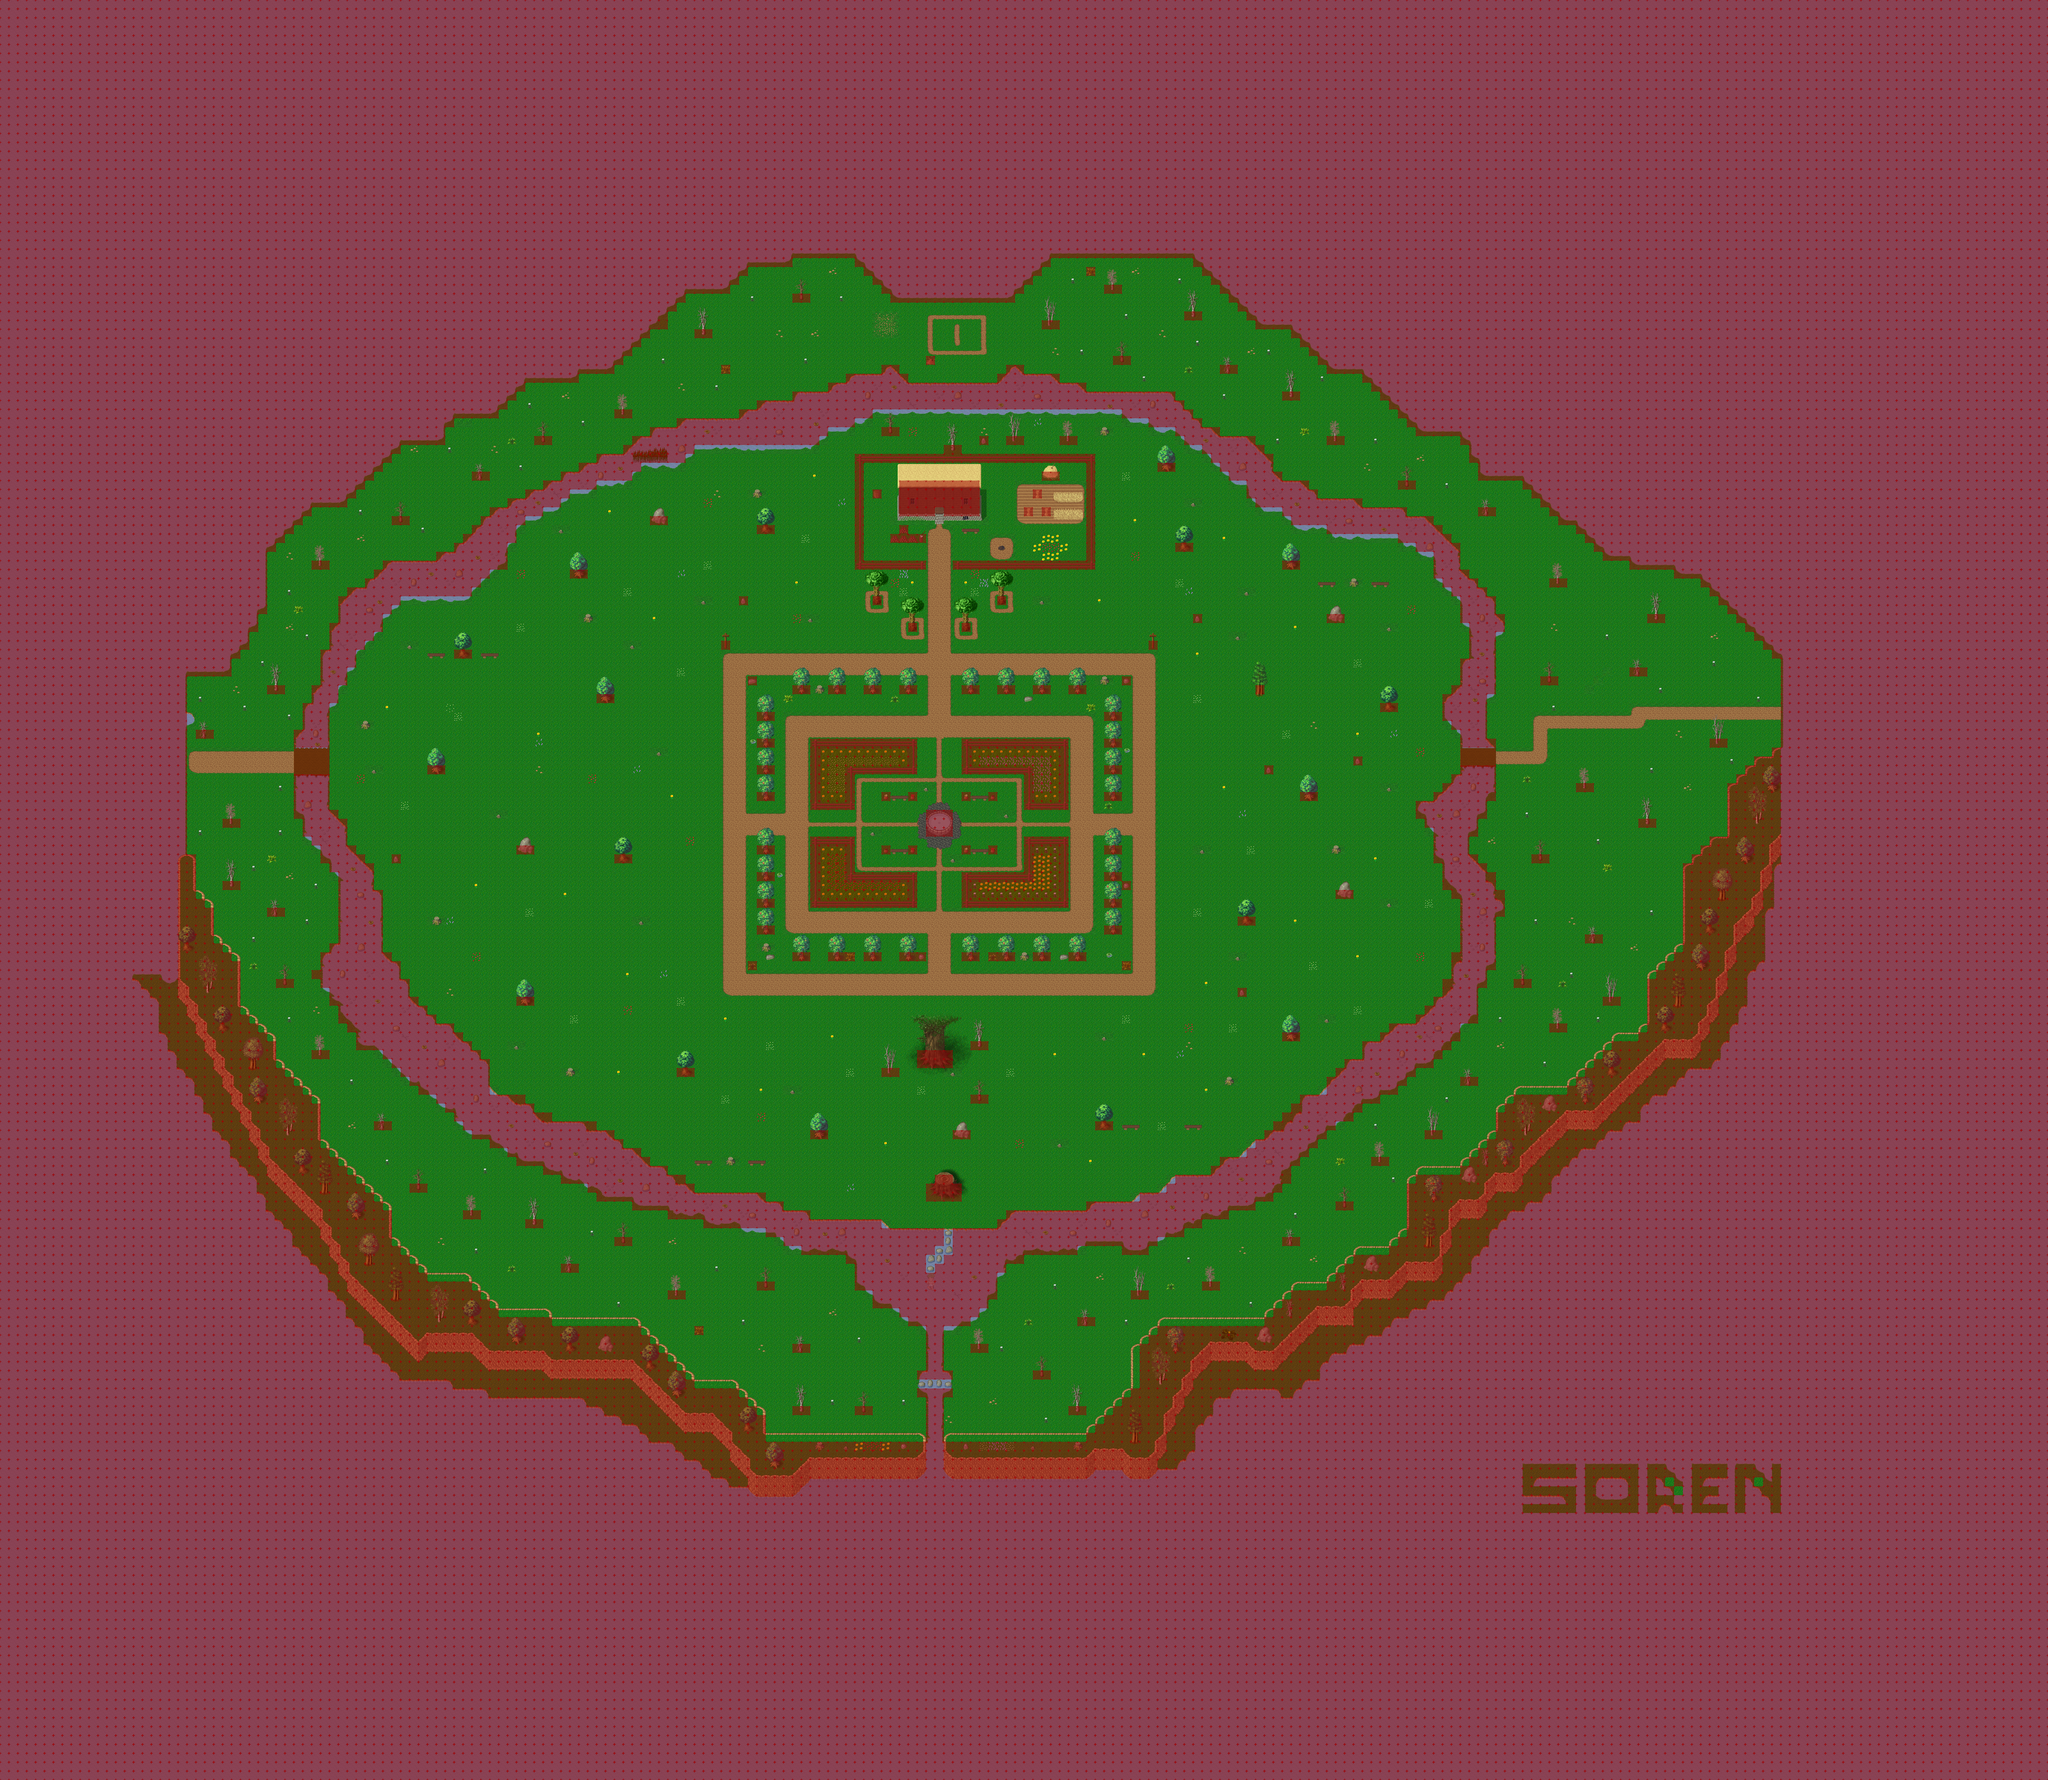

Rendered tile map (Tiled .tmx) drawn with the repository's tilesets; below, a short description and the map source with its tile grids summarised:
An orthogonal 230x200 tile map with 32x32 px tiles, 7 tile layers (Ground, Ground 2, Ground 3, Fringe, ...), 1 hidden layer not drawn, 14 tilesets and 13 objects (6x spawn, 4x fixme, 2x particle_effect, warp).

<map version="1.0" tiledversion="1.0.3" orientation="orthogonal" renderorder="right-down" width="230" height="200" tilewidth="32" tileheight="32" nextobjectid="20">
 <properties>
  <property name="license" value="GPL v3" />
  <property name="manaplus version" value="2" />
  <property name="minimap" value="graphics/minimaps/soren.png" />
  <property name="music" value="tws_birds_in_the_sunrise.ogg" />
  <property name="name" value="Soren's Village" />
  <property name="overlay0image" value="graphics/images/ambient/cloud.png" />
  <property name="overlay0parallax" value="1.0" />
  <property name="overlay0scrollX" value="0.2" />
  <property name="overlay0scrollY" value="0.1" />
  <property name="overlay1image" value="graphics/images/ambient/darkness2.png" />
  <property name="overlay1mask" value="2" />
  <property name="overlay1parallax" value="1.0" />
  <property name="overlay1scrollX" value="0.2" />
  <property name="overlay1scrollY" value="0.1" />
 </properties>
 <tileset firstgid="1" name="woodland_ground" tilewidth="32" tileheight="32" tilecount="256" columns="16">
  <image source="../graphics/tilesets/woodland_ground.png" width="512" height="512" />
  <terraintypes>
   <terrain name="Past" tile="83" />
  </terraintypes>
  <tile id="66" terrain=",,,0" />
  <tile id="67" terrain=",,0,0" />
  <tile id="68" terrain=",,0," />
  <tile id="80" terrain="0,0,0," />
  <tile id="81" terrain="0,0,,0" />
  <tile id="82" terrain=",0,,0" />
  <tile id="83" terrain="0,0,0,0" />
  <tile id="84" terrain="0,,0," />
  <tile id="96" terrain="0,,0,0" />
  <tile id="97" terrain=",0,0,0" />
  <tile id="98" terrain=",0,," />
  <tile id="99" terrain="0,0,," />
  <tile id="100" terrain="0,,," />
 </tileset>
 <tileset firstgid="257" name="woodland_village" tilewidth="32" tileheight="32" tilecount="256" columns="16">
  <image source="../graphics/tilesets/woodland_village.png" width="512" height="512" />
 </tileset>
 <tileset firstgid="513" name="woodland_village_x2" tilewidth="32" tileheight="32" tilecount="32" columns="16">
  <image source="../graphics/tilesets/woodland_village_x2.png" width="512" height="64" />
 </tileset>
 <tileset firstgid="545" name="woodland_village_x3" tilewidth="32" tileheight="32" tilecount="198" columns="22">
  <image source="../graphics/tilesets/woodland_village_x3.png" width="704" height="288" />
 </tileset>
 <tileset firstgid="743" name="woodland_x2" tilewidth="32" tileheight="32" tilecount="64" columns="16">
  <image source="../graphics/tilesets/woodland_x2.png" width="512" height="128" />
 </tileset>
 <tileset firstgid="807" name="woodland_x3" tilewidth="32" tileheight="32" tilecount="96" columns="16">
  <image source="../graphics/tilesets/woodland_x3.png" width="512" height="192" />
 </tileset>
 <tileset firstgid="903" name="woodland_x4" tilewidth="32" tileheight="32" tilecount="64" columns="16">
  <image source="../graphics/tilesets/woodland_x4.png" width="512" height="128" />
 </tileset>
 <tileset firstgid="967" name="woodland_x5" tilewidth="32" tileheight="32" tilecount="80" columns="16">
  <image source="../graphics/tilesets/woodland_x5.png" width="512" height="160" />
 </tileset>
 <tileset firstgid="1047" name="woodland_x8" tilewidth="32" tileheight="32" tilecount="128" columns="16">
  <image source="../graphics/tilesets/woodland_x8.png" width="512" height="256" />
 </tileset>
 <tileset firstgid="1175" name="collision" tilewidth="32" tileheight="32" tilecount="9" columns="3">
  <image source="../graphics/tilesets/collision.png" width="96" height="96" />
 </tileset>
 <tileset firstgid="1184" name="snow2" tilewidth="32" tileheight="32" tilecount="256" columns="16">
  <image source="../graphics/tilesets/snow2.png" width="512" height="512" />
 </tileset>
 <tileset firstgid="1440" name="woodland_ground2" tilewidth="32" tileheight="32" tilecount="256" columns="16">
  <image source="../graphics/tilesets/woodland_ground2.png" width="512" height="512" />
 </tileset>
 <tileset firstgid="1696" name="woodland_graveyard_ground" tilewidth="32" tileheight="32" tilecount="64" columns="16">
  <image source="../graphics/tilesets/woodland_graveyard_ground.png" width="512" height="128" />
 </tileset>
 <tileset firstgid="1760" name="trans_woodland_desert" tilewidth="32" tileheight="32" tilecount="128" columns="16">
  <image source="../graphics/tilesets/trans_woodland_desert.png" width="512" height="256" />
 </tileset>
 <layer name="Ground" width="230" height="200">
  <data>[46000 cells, 45999 non-empty, 9 distinct tile ids]</data>
 </layer>
 <layer name="Ground 2" width="230" height="200">
  <data>[46000 cells, 18368 non-empty, 131 distinct tile ids]</data>
 </layer>
 <layer name="Ground 3" width="230" height="200">
  <data>[46000 cells, 1059 non-empty, 83 distinct tile ids]</data>
 </layer>
 <layer name="Fringe" width="230" height="200">
  <data>[46000 cells, 976 non-empty, 169 distinct tile ids]</data>
 </layer>
 <layer name="Over" width="230" height="200">
  <data>[46000 cells, 721 non-empty, 140 distinct tile ids]</data>
 </layer>
 <layer name="Over 2" width="230" height="200">
  <data>[46000 cells, 231 non-empty, 5 distinct tile ids]</data>
 </layer>
 <layer name="Heights" width="230" height="200" visible="0">
  <data>[46000 cells, 0 non-empty, 0 distinct tile ids]</data>
 </layer>
 <layer name="Collision" width="230" height="200">
  <data>[46000 cells, 31626 non-empty, 1 distinct tile ids]</data>
 </layer>
 <objectgroup name="Objects">
  <object id="1" name="To Soren House" type="warp" x="3360" y="1824" width="32" height="32">
   <properties>
    <property name="dest_map" value="soren-2" />
    <property name="dest_x" value="32" />
    <property name="dest_y" value="36" />
    <property name="npc_id" value="SCRIPT" />
   </properties>
  </object>
  <object id="3" name="graphics/particles/pentagram-linedraw.particle.xml" type="particle_effect" x="5760" y="2464" width="32" height="32" />
  <object id="12" name="graphics/particles/wispdance.particle.xml" type="particle_effect" x="5760" y="2496" width="32" height="32" />
 </objectgroup>
 <objectgroup color="#0000ff" name="Spawns">
  <object id="14" name="Moonshroom" type="spawn" x="640" y="736" width="6592" height="5216">
   <properties>
    <property name="death" value="60000" />
    <property name="max_beings" value="14" />
    <property name="monster_id" value="1069" />
    <property name="spawn" value="60000" />
   </properties>
  </object>
  <object id="15" name="Forain" type="spawn" x="0" y="96" width="6592" height="5216">
   <properties>
    <property name="death" value="60000" />
    <property name="max_beings" value="5" />
    <property name="monster_id" value="1061" />
    <property name="spawn" value="60000" />
   </properties>
  </object>
  <object id="16" name="4144's Tortuga" type="spawn" x="1248" y="1632" width="4128" height="2592">
   <properties>
    <property name="death" value="600000" />
    <property name="max_beings" value="1" />
    <property name="monster_id" value="1004" />
    <property name="spawn" value="6600000" />
   </properties>
  </object>
  <object id="17" name="Unexplained Mountain Snake" type="spawn" x="2400" y="2048" width="1952" height="1536">
   <properties>
    <property name="death" value="15000" />
    <property name="max_beings" value="4" />
    <property name="monster_id" value="1123" />
    <property name="spawn" value="15000" />
   </properties>
  </object>
  <object id="18" name="Guardians Of Soren" type="spawn" x="3104" y="1664" width="800" height="352">
   <properties>
    <property name="death" value="10000" />
    <property name="max_beings" value="6" />
    <property name="monster_id" value="1130" />
    <property name="spawn" value="5000" />
   </properties>
  </object>
  </objectgroup>
 <objectgroup color="#ff007f" name="Margin" visible="0">
  <!-- 4 objects omitted --></objectgroup>
</map>
<!-- 5 of 13 objects omitted -->
